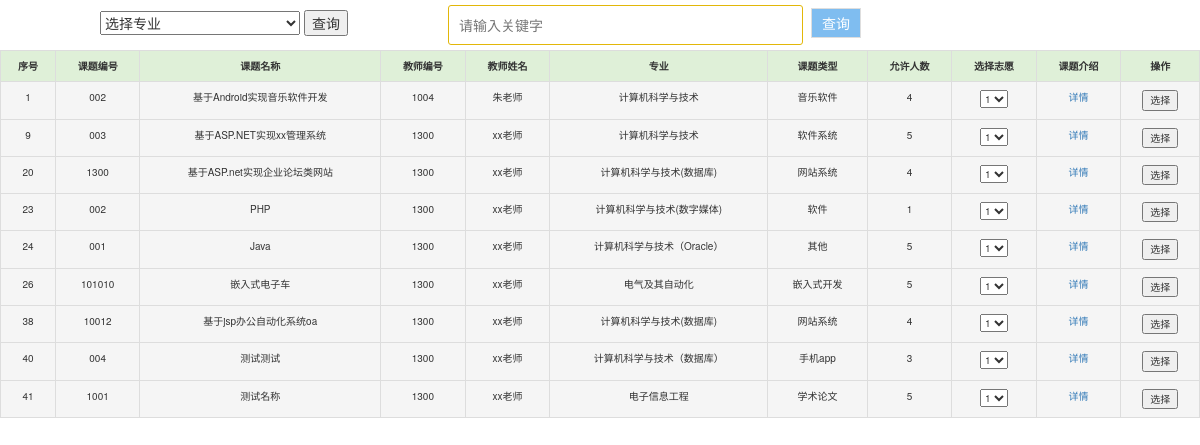
Screenshot of /show_topic.php with the database file from the repository.
### tables this page shows
CREATE TABLE `topics` (
  `id` int(255) NOT NULL AUTO_INCREMENT,
  `topic_id` varchar(20) NOT NULL,
  `topic_name` varchar(50) NOT NULL,
  `teacher_id` varchar(20) NOT NULL,
  `teacher_name` varchar(20) NOT NULL,
  `class` varchar(20) NOT NULL,
  `topic_type` varchar(15) NOT NULL,
  `content` text NOT NULL,
  `total_stu` int(10) NOT NULL,
  `status` varchar(10) NOT NULL DEFAULT '审核中',
  `z_index` varchar(10) NOT NULL DEFAULT 'no',
  PRIMARY KEY (`id`)
);

### show_topic.php (the view, shortened to what this page needs)
<!DOCTYPE html PUBthC "-//W3C//DTD XHTML 1.0 Transitional//EN" "http://www.w3.org/TR/xhtml1/DTD/xhtml1-transitional.dtd">
<html xmlns="http://www.w3.org/1999/xhtml">
    <head>
        <link rel="stylesheet" href="bootstrap-3.3.7-dist/css/bootstrap.min.css">
        <link href="css/page.css" type="text/css" rel="stylesheet" />
         <link href="css/search.css" type="text/css" rel="stylesheet" />
    </head>
    <body>
<form action="search_topic.php" method="get" class="form" >
<select name="keywords" id="keywords">
<option value="">选择专业</option>
</select>
<input type="submit" name="submit" value="查询" />
    </form>
    <center>
    <form action="search_topic.php" method="get">
    <p><input type="text" class="textbox" name="keywords" placeholder="请输入关键字" ></p>
    <p><input type="submit" class="submit" value="查询"></p>
    </form>
    <?php
    include_once("conn.php");
    $showrow = 10;
    $curpage = empty($_GET['page']) ? 1 : $_GET['page'];
    $sql = "select id,topic_id,topic_name,teacher_id,teacher_name,class,topic_type,total_stu from topics where status='通过'";
    $sql .= " LIMIT " . ($curpage - 1) * $showrow . ",$showrow;";
    $query = mysqli_query($conn, $sql);
    if ($sql&&mysqli_num_rows($query)){
      ?>
 <table class="table table-hover table-bordered">
   <tr class="success mx-0">
               <th>序号</th>
               <th>课题编号</th>
               <th>课题名称</th>
               <th>教师编号</th>
               <th>教师姓名</th>
               <th>专业</th>
               <th>课题类型</th>
               <th>允许人数</th>
               <th>选择志愿</th>
               <th>课题介绍</th>
               <th>操作</th>
             </tr>
  <?php
    while($row = mysqli_fetch_assoc($query)){
            echo '<tr class="active">';
            foreach($row as $col){
                echo '<td>'.$col.'</td>';
            }
?>
          <form action='action_topic.php?action=choose_topic&id=<?php echo $row['id'] ?>' method='post'>
           <td><select name="will">
            <option value="1">1</option>
            </select></td>
          <td><a href='topic_show.php?id=<?php echo $row['id'] ?>'>详情</a></td>
           <td><input type="submit" value="选择" /></td>
            </form>
        </tr>
    <?php
    }
  ?>
     </table>
    <?php
    }else{
      echo '<div id="none">很抱歉，暂时没有相关的课题信息</div>';
    }
  ?>
    </body>
</html>

### css/page.css (style rules this page uses)
p { margin:0 }
table { float: left; background-color: #7fbdf0; line-height: 25px; font-size:10px; width:100%; }
th { background-color: #fff2fb; text-align: center; }
td { background-color: #fff2fb;text-align: center; }

### css/search.css (style rules this page uses)
.textbox { float: left; margin-left: 100px; width: 355px; height: 40px; border-radius: 3px; border:1px solid #e2b709; padding-left: 10px; margin-top: 5px; }
.submit { float: left; width: 50px; height: 30px; margin:8px; color: white; background-color: #7fbdf0; border:1px solid #dedede; cursor:pointer; }
.form { float: left;margin-left:100px;margin-top: 10px; }

### rows the page displays
topics: id "1", topic "002", topic_name "基于Android实现音乐软件开发", teacher "1004", teacher_name "朱老师", class "计算机科学与技术", topic_type "音乐软件", total_stu "4"
topics: id "9", topic "003", topic_name "基于ASP.NET实现xx管理系统", teacher "1300", teacher_name "xx老师", class "计算机科学与技术", topic_type "软件系统", total_stu "5"
topics: id "20", col "1300", topic_name "基于ASP.net实现企业论坛类网站", teacher_name "xx老师", class "计算机科学与技术(数据库)", topic_type "网站系统", total_stu "4"
topics: id "23", topic "002", topic_name "PHP", teacher "1300", teacher_name "xx老师", class "计算机科学与技术(数字媒体)", topic_type "软件", total_stu "1"
topics: id "24", topic "001", topic_name "Java", teacher "1300", teacher_name "xx老师", class "计算机科学与技术（Oracle）", topic_type "其他", total_stu "5"
topics: id "26", topic "101010", topic_name "嵌入式电子车", teacher "1300", teacher_name "xx老师", class "电气及其自动化", topic_type "嵌入式开发", total_stu "5"
topics: id "38", topic "10012", topic_name "基于jsp办公自动化系统oa", teacher "1300", teacher_name "xx老师", class "计算机科学与技术(数据库)", topic_type "网站系统", total_stu "4"
topics: id "40", topic "004", topic_name "测试测试", teacher "1300", teacher_name "xx老师", class "计算机科学与技术（数据库）", topic_type "手机app", total_stu "3"
topics: id "41", topic "1001", topic_name "测试名称", teacher "1300", teacher_name "xx老师", class "电子信息工程", topic_type "学术论文", total_stu "5"
